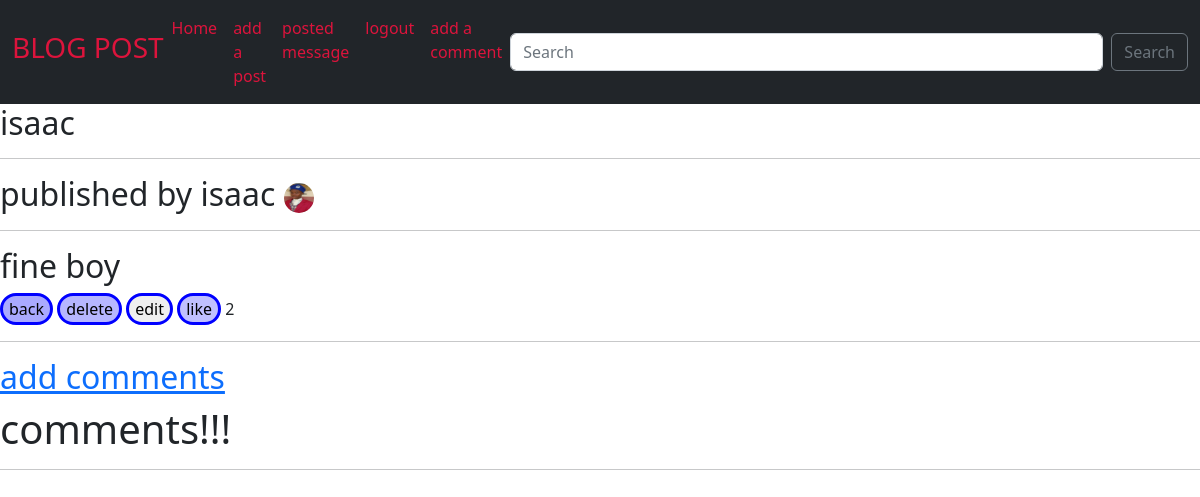
The app's page /messages/1/ (signed in) with its own data.
### posts/models.py (models this page shows, shortened)
class Message(models.Model):
    author = models.ForeignKey(user, on_delete=models.CASCADE)
    title = models.CharField(max_length=100)
    message = models.TextField(max_length=1000)
    created_at = models.DateTimeField(auto_now_add=True)
    picture = models.ImageField(upload_to="image/", blank=True, null=True)
    likes = models.ManyToManyField(user, related_name="likes")
    def num_of_likes(self):
        return self.likes.count()

### posts/views.py (the view)
# urls.py: path("messages/<int:pk>/", MessageDetailView.as_view(), name="message_detail"),
class MessageDetailView(LoginRequiredMixin, DetailView):
    model = Message
    template_name = "posts/message_detail.html"
    context_object_name = "post"

### posts/templates/posts/message_detail.html (shortened to what this page needs)
{% extends "base.html" %}
{% block content %}
<h2>{{post.title}}</h2>
{% load static %}
<link rel="stylesheet" href="{% static 'css/detail.css' %}">
<hr>
<h2> published by {{post.author}} <img src="{{post.picture.url}}" alt="image" width="30" height="30" style="border-radius: 100px"></h2>
<hr>
<h2>{{post.message}} </h2>
<a href="{% url 'messages' %}"><button class="back">back</button></a>
{% if user.is_authenticated %}
<a  href="{% url 'messages_delete' post.id %}"><button class="delete">delete</button></a>
<a href="{% url 'messages_edit' post.id%}"></a><button class="edit">edit</button></a>
{% endif %}
<a href="{% url 'likes' post.pk %}"><button class="button">like</button></a>
{{post.num_of_likes}}
<hr>
<h2><a href="{% url 'add comments' %}">add comments</a></h2>
<h1>comments!!!</h1>
<hr>
{% endblock content %}

### static/css/detail.css (style rules this page uses)
.button { border: solid blue; border-radius: 50px; background-color: rgba(0, 0, 255, 0.247); }
.delete { border: solid blue; border-radius: 50px; background-color: rgba(0, 0, 255, 0.288); }
.edit { border: solid blue; border-radius: 50px; }
.back { border: solid blue; border-radius: 50px; background-color: rgba(0, 0, 255, 0.336); }

### records on screen
Message: title "isaac", author "isaac", picture (picture), message "fine boy", num_of_likes "2"
